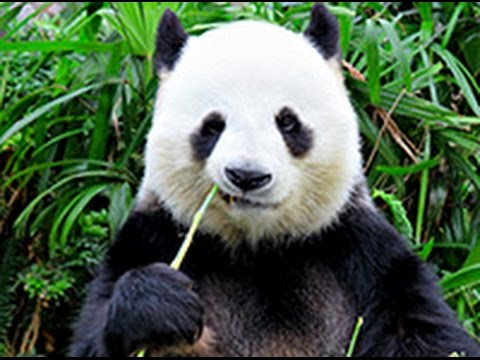
#> input picture pyimagesearch/datasets/panda.jpg, 480 x 360 px, found by its file name
$ python linear_example.py
#> lines starting #> are read from the running program, lines starting #| are printed output that depends on the picture; after the words box and inside, x2 and y2 are one past the last pixel; in counts of white or black regions, pixels touching at a corner belong together
# import the necessary packages
import numpy as np
import cv2

# initialize the class labels and set the seed of the pseudorandom
# number generator so we can reproduce our results
labels = ["dog", "cat", "panda"]
np.random.seed(1)

# randomly initialize our weight matrix and bias vector -- in a
# *real* training and classification task, these parameters would
# be *learned* by our model, but for the sake of this example,
# let’s use random values
W = np.random.randn(3, 3072)
b = np.random.randn(3)

# load our example image, resize it, and then flatten it into our
# "feature vector" representation
orig = cv2.imread("../pyimagesearch/datasets/panda.jpg")
#> orig is the input picture: shape (360, 480, 3); mean B, G, R 77.1, 99.8, 79.5
image = cv2.resize(orig, (32, 32)).flatten()
#> image = 3072 values, max 255 at index 246, min 0 at index 20, mean 85.88

# compute the output scores by taking the dot product between the
# weight matrix and image pixels, followed by adding in the bias
scores = W.dot(image) + b
#> scores = [6965.1, -1835.4, -2068.5]

# loop over the scores + labels and display them
for (label, score) in zip(labels, scores):
     print("[INFO] {}: {:.2f}".format(label, score))
#> this loop made 3 passes
#> (label, score) on passes 1 to 3: ('dog', 6965.1), ('cat', -1835.4), ('panda', -2068.5)
#| [INFO] dog: 6965.13
#| [INFO] cat: -1835.38
#| [INFO] panda: -2068.49
# draw the label with the highest score on the image as our
# prediction
cv2.putText(orig, "Label: {}".format(labels[np.argmax(scores)]), (10, 30), cv2.FONT_HERSHEY_SIMPLEX, 0.9, (0, 255, 0), 2)
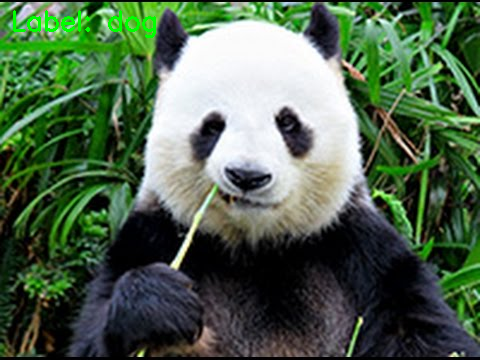
#> orig: shape (360, 480, 3); 0.59% of pixels changed, all inside (x1, y1, x2, y2) = (13, 10, 156, 38)
# display our input image
cv2.imshow("Image", orig)
cv2.waitKey(0)

$ run again, with pyimagesearch/datasets/cat.jpg copied over pyimagesearch/datasets/panda.jpg
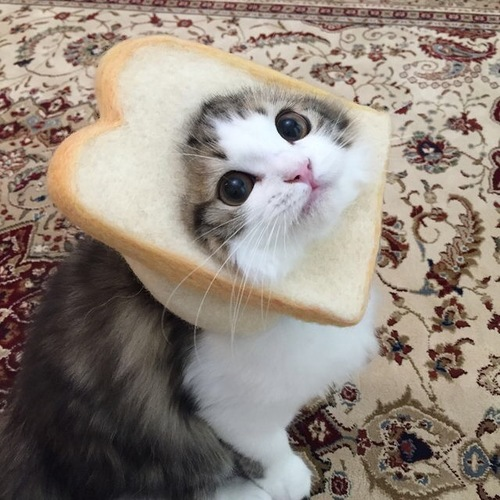
#> input picture pyimagesearch/datasets/cat.jpg, 500 x 500 px, found by its file name
#> orig is the input picture: shape (500, 500, 3); mean B, G, R 124.6, 134.3, 145.2
#> image = 3072 values, max 255 at index 924, min 3 at index 2652, mean 134.8
#> scores = [18614.6, 963.1, -6783.1]
#> the loop `for (label, score) in zip(labels, scores):` made 3 passes
#> (label, score) on passes 1 to 3: ('dog', 18614.6), ('cat', 963.1), ('panda', -6783.1)
#> (printed output is left out)
#> `cv2.putText(orig, "Label: {}".format(labels[np.argmax(scores)]), (10, ..`:
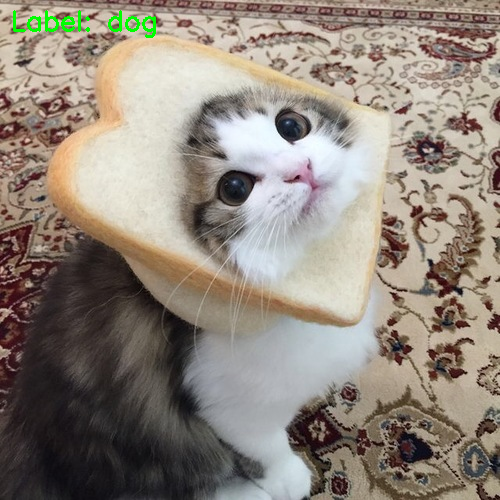
#> orig: shape (500, 500, 3); 0.4% of pixels changed, all inside (x1, y1, x2, y2) = (13, 10, 156, 38)
